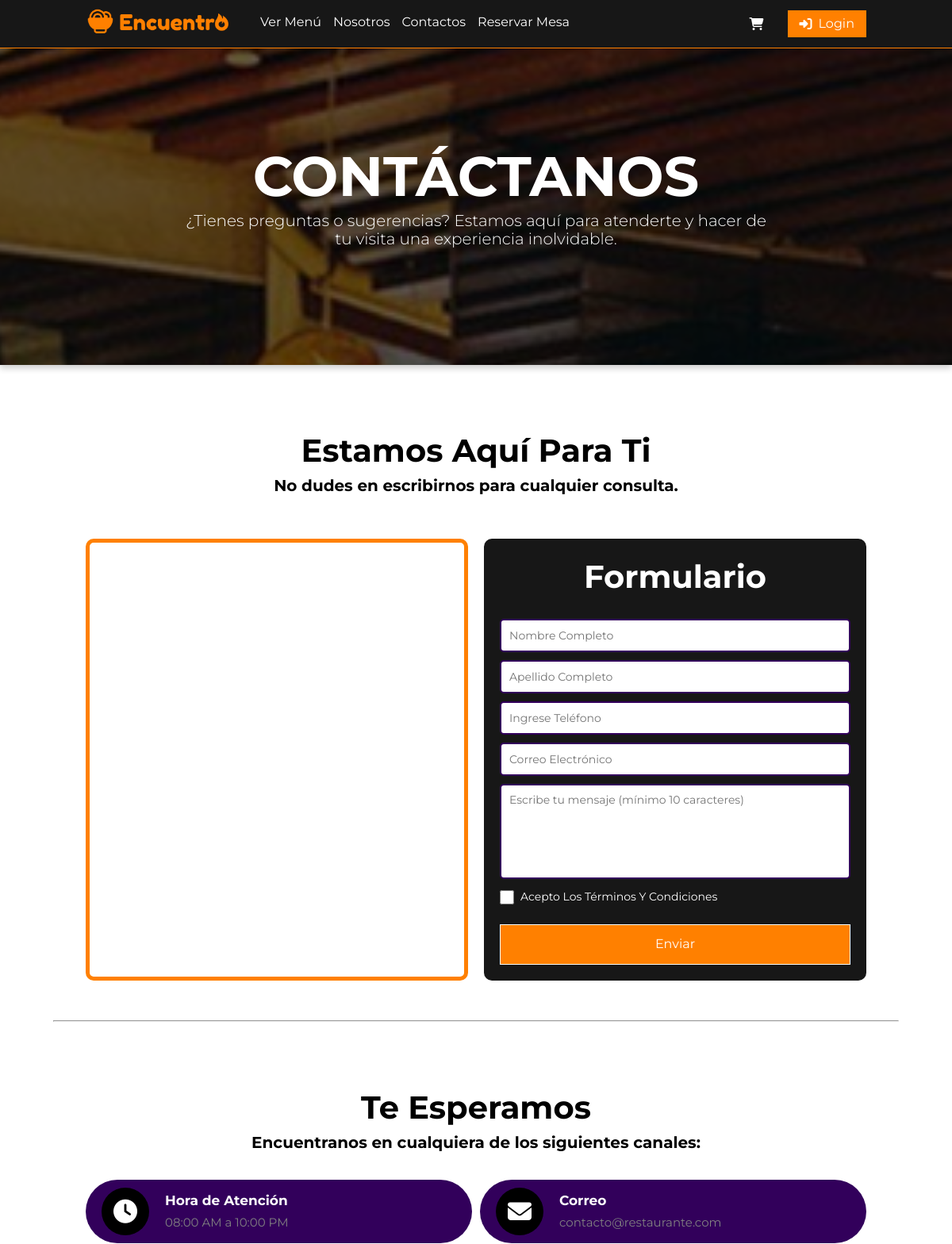
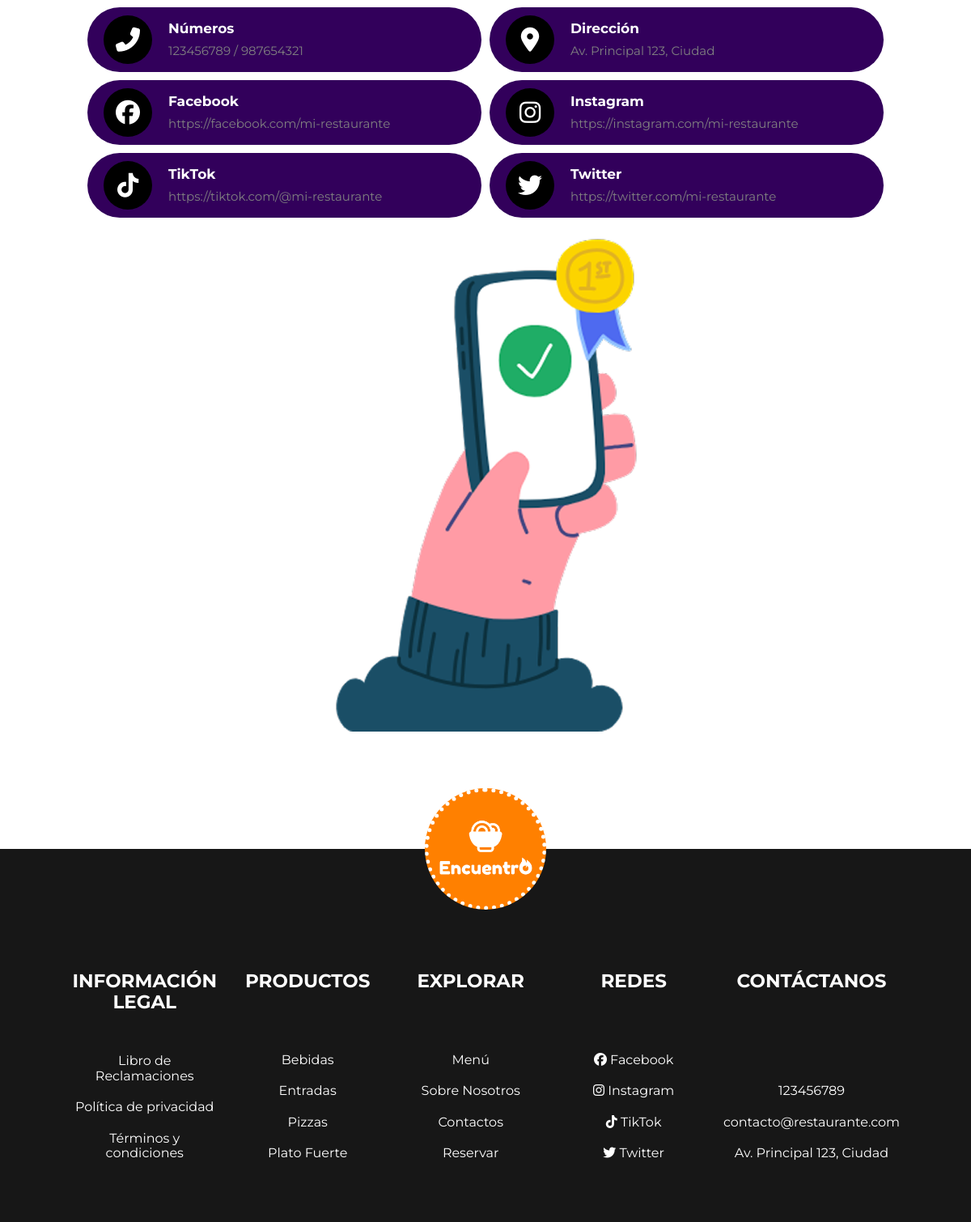
Screenshot of /contactos/index.php with the database file from the repository (2 pictures, top to bottom).
### tables this page shows
CREATE TABLE banners (
    id_banner INT AUTO_INCREMENT PRIMARY KEY,
    pagina VARCHAR(50) NOT NULL,
    imagen VARCHAR(255) NOT NULL,
    titulo VARCHAR(100),
    descripcion TEXT
);

CREATE TABLE restaurant (
    id INT AUTO_INCREMENT PRIMARY KEY,
    nombre_rest VARCHAR(100) NOT NULL,
    hora_abierto TIME NOT NULL,
    hora_cerrado TIME NOT NULL,
    direccion VARCHAR(100) NOT NULL,
    correo VARCHAR(100) NOT NULL,
    telefono VARCHAR(20) NOT NULL,
    celular VARCHAR(20) NOT NULL
);

CREATE TABLE social_media (
    id_red INT AUTO_INCREMENT PRIMARY KEY,
    nombre VARCHAR(100) NOT NULL,
    url VARCHAR(255) NOT NULL,
    icono VARCHAR(50) NOT NULL,
    estado TINYINT(1) NOT NULL DEFAULT 1,
    restaurant_id INT NOT NULL,
    FOREIGN KEY (restaurant_id) REFERENCES restaurant(id) ON DELETE CASCADE
);

CREATE TABLE categorias (
    id_categoria INT(4) PRIMARY KEY AUTO_INCREMENT NOT NULL,
    nombre_categoria VARCHAR(50) NOT NULL,
    imagen VARCHAR(255),
    descripcion TEXT
);

### contactos/index.php (the view, shortened to what this page needs)
<?php
    include("../panel/bd.php");
    $sentencia = $conect->prepare("SELECT * FROM restaurant LIMIT 1");
    $sentencia->execute();
    $restaurant = $sentencia->fetch(PDO::FETCH_ASSOC);
    $sentencia = $conect->prepare("SELECT nombre, url, icono FROM social_media WHERE estado = 1 AND restaurant_id = :restaurant_id");
    $sentencia->bindParam(":restaurant_id", $restaurant['id'], PDO::PARAM_INT);
    $sentencia->execute();
    $redes = $sentencia->fetchAll(PDO::FETCH_ASSOC);
    $sentencia=$conect->prepare("SELECT * FROM banners WHERE pagina = 'contactos';");
    $sentencia->execute();
    $lista_banners= $sentencia->fetchAll(PDO::FETCH_ASSOC);
    $hora_abierto = date("h:i A", strtotime($restaurant['hora_abierto']));
    $hora_cerrado = date("h:i A", strtotime($restaurant['hora_cerrado']));
?>
<!DOCTYPE html>
<html lang="es">
<head>
    <link rel="stylesheet" href="../css/nav.css">
    <link rel="stylesheet" href="../css/data.css">
    <link rel="stylesheet" href="../css/normalize.css">
    <link rel="stylesheet" href="estilos.css">
</head>
<?php
    include( '../archives/header.php' );
?>
        <div class="slider-container">
            <?php foreach($lista_banners as $banner) { ?>
                <div class="item" style="background-image: url('../img/banners/<?php echo htmlspecialchars($banner['imagen']); ?>');">
                    <div class="caption">
                        <span class="titulo_banner">
                            <?php echo htmlspecialchars($banner['titulo'] ?: "Lo mejor del Perú"); ?>
                        </span>
                        <p class="descripcion_banner">
                            <?php echo htmlspecialchars($banner['descripcion'] ?: "Descubre los mejores sabores peruanos."); ?>
                        </p>
                    </div>
                </div>
            <?php } ?>
        </div>
        <section class="container_seccion">
            <div class="seccion_cabecera">
                <span class="seccion_titulo">Estamos aquí para ti</span>
                <span class="seccion_subtitulo">No dudes en escribirnos para cualquier consulta.</span>
            </div>
            <div class="contacto">
                <article class="contacto_mapa">
                    <iframe src="https://www.google.com/maps/embed?pb=!1m18!1m12!1m3!1d975.4838471746764!2d-75.2238552695521!3d-12.047966560883719!2m3!1f0!2f0!3f0!3m2!1i1024!2i768!4f13.1!3m3!1m2!1s0x910e96228b0bf6cf%3A0x41a3a9ccc4ca5b21!2sRestaurante%20Huancahuasi%20Huancayo!5e0!3m2!1ses-419!2spe!4v1741835741050!5m2!1ses-419!2spe" width="600" height="450" style="border:0;" allowfullscreen="" loading="lazy"></iframe>
                </article>
                <article class="contacto_formulario">
                    <span class="seccion_titulo">Formulario</span>
                    <form id="contactoForm" action="contactos.php" method="POST">
                    <input type="text" name="nombre" id="nombre" placeholder="Nombre Completo" required pattern="[A-Za-zÁáÉéÍíÓóÚúÑñ\s]+" title="Solo se permiten letras y espacios">
                    <input type="text" name="apellido" id="apellido" placeholder="Apellido Completo" required pattern="[A-Za-zÁáÉéÍíÓóÚúÑñ\s]+" title="Solo se permiten letras y espacios">
                    <input type="tel" name="telefono" id="telefono" placeholder="Ingrese Teléfono" required pattern="[0-9]{9}" title="Debe contener 9 dígitos numéricos">
                    <input type="email" name="correo" id="correo" placeholder="Correo Electrónico" required>
                    <textarea name="mensaje" id="mensaje" placeholder="Escribe tu mensaje (mínimo 10 caracteres)" required minlength="10"></textarea>
                    <div class="form_checkbox">
                        <input type="checkbox" id="acepto" required>
                        <label for="acepto">Acepto los términos y condiciones</label>
                    </div>
                    <button class="boton_seccion" type="submit">Enviar</button>
                </form>
                </article>
            </div>
        </section>
        <hr>
        <section class="container_seccion">
            <div class="seccion_cabecera">
                <span class="seccion_titulo">Te Esperamos</span>
                <span class="seccion_subtitulo">Encuentranos en cualquiera de los siguientes canales:</span>
            </div>
            <div class="contacto_contenedor">
                <article class="contacto_info">
                    <div class="info_item">
                        <i class="fas fa-clock"></i>
                        <div class="info_texto">
                            <span class="seccion_item">Hora de Atención</span>
                            <p class="seccion_parrafo"><?php echo $hora_abierto; ?> a <?php echo $hora_cerrado; ?></p>
                        </div>
                    </div>
                    <div class="info_item">
                        <i class="fas fa-envelope"></i>
                        <div class="info_texto">
                            <span class="seccion_item">Correo</span>
                            <p class="seccion_parrafo"><?php echo htmlspecialchars($restaurant['correo']); ?></p>
                        </div>
                    </div>
                    <div class="info_item">
                        <i class="fas fa-phone-alt"></i>
                        <div class="info_texto">
                            <span class="seccion_item">Números</span>
                            <p class="seccion_parrafo"><?php echo htmlspecialchars($restaurant['telefono']); ?> / <?php echo htmlspecialchars($restaurant['celular']); ?></p>
                        </div>
                    </div>
                    <div class="info_item">
                        <i class="fa-solid fa-location-dot"></i>
                        <div class="info_texto">
                            <span class="seccion_item">Dirección</span>
                            <p class="seccion_parrafo"><?php echo htmlspecialchars($restaurant['direccion']); ?> </p>
                        </div>
                    </div>
                </article>
                <article class="contacto_redes">
                    <?php foreach ($redes as $red) { ?>
                        <div class="info_item">
                            <i class="<?php echo htmlspecialchars($red['icono']); ?>"></i>
                            <div class="info_texto">
                                <span class="seccion_item"><?php echo ucfirst($red['nombre']); ?></span>
                                <a class="seccion_parrafo" href="<?php echo htmlspecialchars($red['url']); ?>" target="_blank">
                                    <?php echo htmlspecialchars($red['url']); ?>
                                </a>
                            </div>
                        </div>
                    <?php } ?>
                </article>
            </div>
            <article class="contacto_imagen">
                <img src="../img/recursos/Hands Phone.png" alt="Contacto">
            </article>
        </section>
<?php
    include( '../archives/footer.php' );
?>

### archives/footer.php (shortened to what this page needs)
<?php
    try {
        $stmt = $conect->prepare("SELECT direccion, correo, telefono, celular FROM restaurant LIMIT 1");
        $stmt->execute();
        $restaurant = $stmt->fetch(PDO::FETCH_ASSOC);
        $stmt = $conect->prepare("SELECT nombre, url, icono FROM social_media WHERE estado = 1");
        $stmt->execute();
        $social_media = $stmt->fetchAll(PDO::FETCH_ASSOC);
        $sentencia = $conect->prepare("SELECT * FROM categorias ORDER BY nombre_categoria ASC limit 4;");
        $sentencia->execute();
        $lista_categorias = $sentencia->fetchAll(PDO::FETCH_ASSOC);
    } catch (Exception $error) {
        echo "Error: " . $error->getMessage();
    }
?>
</main>
<footer>
    <div class="footer_columnas">
        <article class="footer_columna">
            <span class="footer_titulos">INFORMACIÓN LEGAL</span>
            <ul class="footer_enlaces">
                <li><a href="<?php echo $url; ?>/reclamaciones/">Libro de Reclamaciones</a></li>
                <li><a href="<?php echo $url; ?>/politica/">Política de privacidad</a></li>
                <li><a href="<?php echo $url; ?>/terminos/">Términos y condiciones</a></li>
            </ul>
        </article>
        <article class="footer_columna">
            <span class="footer_titulos">PRODUCTOS</span>
            <ul class="footer_enlaces">
                <?php foreach ($lista_categorias as $categoria) { ?>
                    <li>
                        <a href="<?php echo $url; ?>/menu/index.php?id_categoria=<?php echo $categoria['id_categoria']; ?>">
                            <?php echo $categoria['nombre_categoria']; ?>
                        </a>
                    </li>
                <?php } ?>
            </ul>
        </article>
        <article class="footer_columna">
            <span class="footer_titulos">EXPLORAR</span>
            <ul class="footer_enlaces">
                <li><a href="<?php echo $url; ?>/menu/">Menú</a></li>
                <li><a href="<?php echo $url; ?>/nosotros/">Sobre Nosotros</a></li>
                <li><a href="<?php echo $url; ?>/contactos/">Contactos</a></li>
                <li><a href="<?php echo $url; ?>/reservas/">Reservar</a></li>
            </ul>
        </article>
        <article class="footer_columna">
            <span class="footer_titulos">REDES</span>
            <ul class="footer_redes">
                <?php foreach ($social_media as $red): ?>
                    <li>
                        <a href="<?php echo $red['url']; ?>" target="_blank">
                            <i class="<?php echo $red['icono']; ?>"></i> <?php echo $red['nombre']; ?>
                        </a>
                    </li>
                <?php endforeach; ?>
            </ul>
        </article>
        <article class="footer_columna">
            <span class="footer_titulos">CONTÁCTANOS</span>
            <ul class="footer_enlaces">
                <li><a href="#"><?php echo $restaurant['telefono'] ?? 'No disponible'; ?></a></li>
                <li><a href="#"><?php echo $restaurant['correo'] ?? 'No disponible'; ?></a></li>
                <li><a href="#"><?php echo $restaurant['direccion'] ?? 'No disponible'; ?></a></li>
            </ul>
        </article>
    </div>
    <a href="<?php echo $url; ?>/index.php" class="footer_logo">
        <img src="<?php echo $url; ?>/img/logos/logo_white_vertical.png" alt="logo">
    </a>
</footer>
</body>
</html>

### rows the page displays
banners: imagen (picture), titulo "CONTÁCTANOS", descripcion "¿Tienes preguntas o sugerencias? Estamos aquí para atenderte y hacer de tu visita una experiencia inolvidable."
restaurant: hora_abierto "08:00 AM", hora_cerrado "10:00 PM", correo "contacto@restaurante.com", telefono "123456789", celular "987654321", direccion "Av. Principal 123, Ciudad"
social_media: nombre "Facebook", url "https://facebook.com/mi-restaurante"
social_media: nombre "Instagram", url "https://instagram.com/mi-restaurante"
social_media: nombre "TikTok", url "https://tiktok.com/@mi-restaurante"
social_media: nombre "Twitter", url "https://twitter.com/mi-restaurante"
categorias: nombre_categoria "Bebidas"
categorias: nombre_categoria "Entradas"
categorias: nombre_categoria "Pizzas"
categorias: nombre_categoria "Plato Fuerte"
